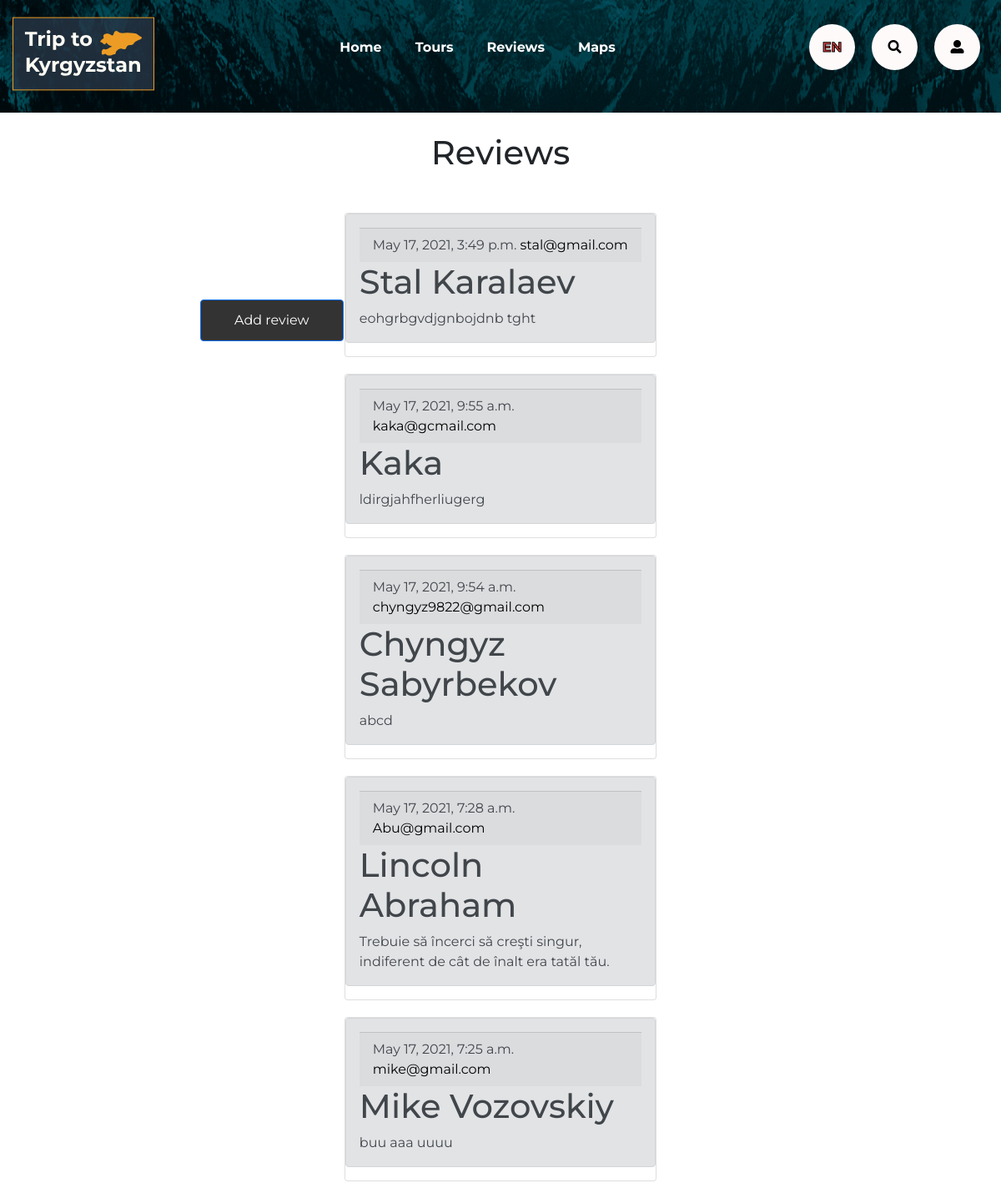
The app's page /reviews/ with its own data.
### blog/models.py (models this page shows, shortened)
class Review(models.Model):
    full_name = models.CharField(max_length=20)
    email = models.EmailField(max_length=30)
    text = models.CharField(max_length=250)
    date_pub = models.DateTimeField(auto_now_add=True, null=True, blank=True)
    class Meta:
        ordering = ['-date_pub']

### blog/views.py (the view)
# urls.py: path('reviews/', views.reviews_list, name='reviews_list'),
def reviews_list(request):
    posts = Review.objects.all()
    return render(request, 'blog/review_list.html', {'posts': posts})

### blog/templates/blog/review_list.html (shortened to what this page needs)
{% load static %}
<!DOCTYPE html>
<html lang="en">
<head>
    {% include 'blog/includes/links.html' %}
</head>
<body>
{% include 'blog/includes/header.html' %}
<img class="header-img" src="{% static 'blog/img/header/1.jpg' %}" alt="1"/><br>
<div class="features container">
    <h1 class="mb-5" align="center">Reviews</h1>
    {% for post in posts %}
    <div class="card">
        <div class="alert alert-secondary">
            <div class="card-footer">
                {{ post.date_pub }}
                <a href="mailto:{{ post.email }}">{{ post.email }}</a>
            </div>
            <h1 class="card-title">{{ post.full_name }}</h1>
            <p class="card-text">{{ post.text }}</p>
        </div>
    </div>
    {% endfor %}
    <a href="{% url 'rev_create' %}" class="btn-add-review"><button type="button" class="btn btn-primary">Add review</button></a>
</div>
</body>
</html>

### blog/static/blog/css/style.css (style rules this page uses)
* { padding:0;margin:0;box-sizing:border-box }
body { font-family:"Montserrat",sans-serif;font-weight:normal }
.container { max-width:1680px;width:100%;padding:0 15px;margin:0 auto }
a { text-decoration:none;color:#000 }
img { width:100%;max-width:100%;display:block }
.header-img { height:135px }
.btn { display:inline-flex;height:50px;padding:0 40px;align-items:center;justify-content:center;cursor:pointer;outline:none!important;transition:0.3s;background-color:#333;color:#fff }
.card { clear: both; width: 400; margin: 20px 34%; text-align: left; }
.btn-add-review { position: absolute; top: 25%; left: 20%; display: block; }

### records on screen
Review: date_pub "May 17, 2021, 3:49 p.m.", email "stal@gmail.com", full_name "Stal Karalaev", text "eohgrbgvdjgnbojdnb tght"
Review: date_pub "May 17, 2021, 9:55 a.m.", email "kaka@gcmail.com", full_name "Kaka", text "ldirgjahfherliugerg"
Review: date_pub "May 17, 2021, 9:54 a.m.", email "chyngyz9822@gmail.com", full_name "Chyngyz Sabyrbekov", text "abcd"
Review: date_pub "May 17, 2021, 7:28 a.m.", email "Abu@gmail.com", full_name "Lincoln Abraham", text "Trebuie să încerci să creşti singur, indiferent de cât de înalt era tatăl tău."
Review: date_pub "May 17, 2021, 7:25 a.m.", email "mike@gmail.com", full_name "Mike Vozovskiy", text "buu aaa uuuu"
